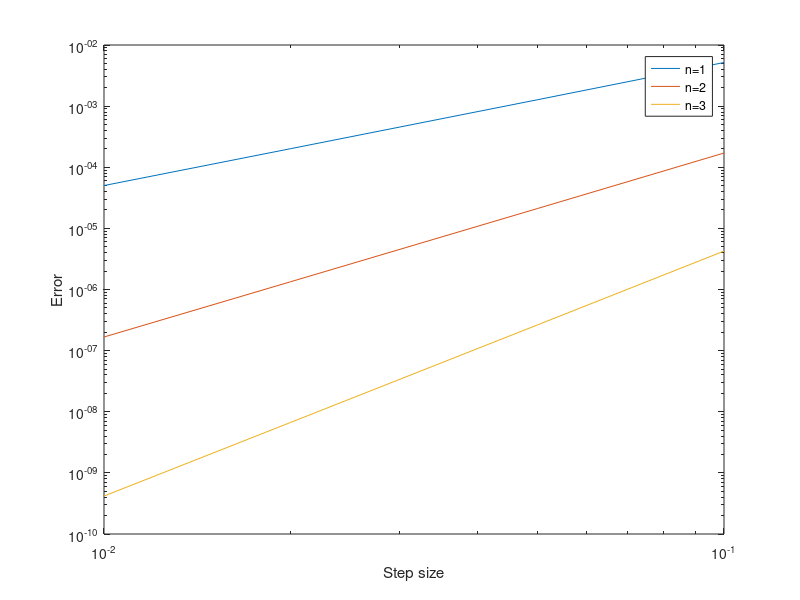
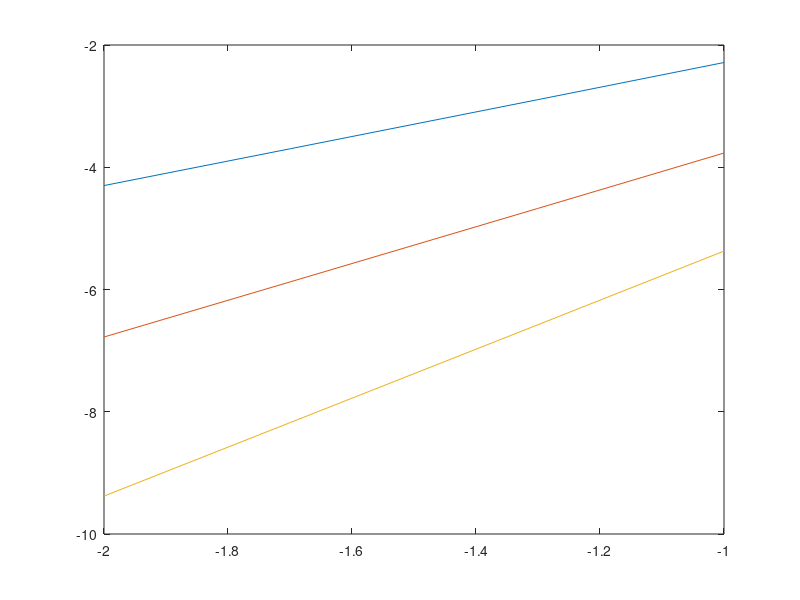

These charts were generated, in order, by the following MATLAB code:
% Maclaurin Series for exp(0.1)

n            =         3;
a            =         [0.1,0.05,0.02,0.01];
vec          =         [1:n];
err = [];
for i = 1:length(a)
    
    terms = (a(i).^vec)./ cumprod(vec);
    expVal=1+cumsum(terms);
    trueVal = exp(a(i));
    err     = [err; abs(trueVal - expVal)];
    
end
figure(1)
loglog(a,err);
xlabel('Step size');
ylabel('Error');
legend('n=1','n=2','n=3');
shg

figure(2)
plot(log10(a),log10(err));
shg



